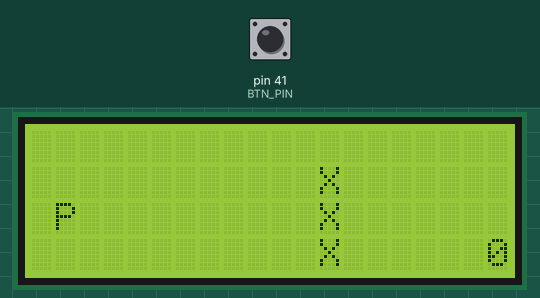
Recording of a sketch running on a simulated Arduino Mega 2560, built with avr-gcc and run on an emulated ATmega2560. Parts: 20×4 character LCD. The test bench sets the inputs (shaded band); at power-on: pin 41 (BTN_PIN) HIGH. Random numbers use the default seed unless the sketch sets one.

Above: at 1.3 s.
1.4 s: pin 41 (BTN_PIN) pulled LOW for 3.2 s
At 2.12 s:
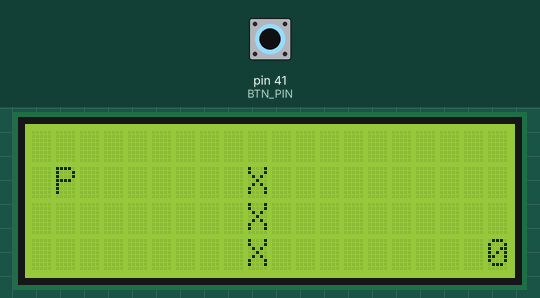
7.6 s: pin 41 (BTN_PIN) pulled LOW for 1 s
At 8.62 s:
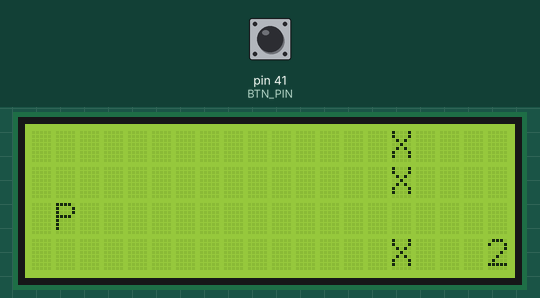
11.6 s: pin 41 (BTN_PIN) pulled LOW for 0.15 s
At 14.4 s:
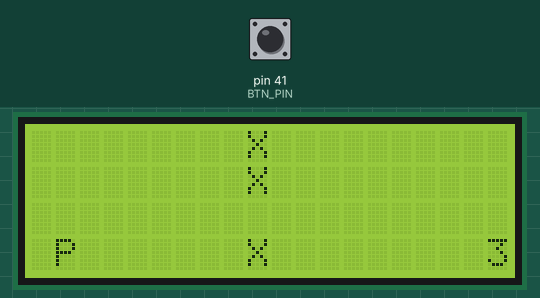
14.7 s: pin 41 (BTN_PIN) pulled LOW for 1 s
At 15.62 s:
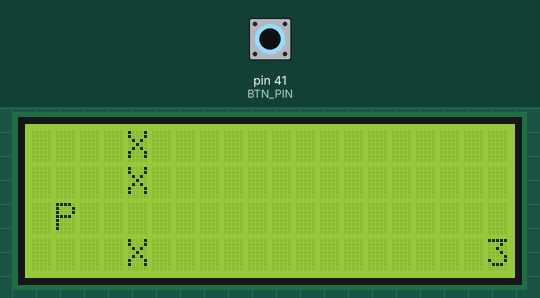
Timing chart, 0 to 17.7 s (numbered marks = the images above; inputs shaded):
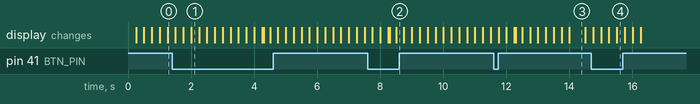

Measured:
- what the display in image 3 shows lasts 0.5 s, from 14.0 s to 14.5 s

The sketch:

flappy_bird.ino
```cpp
#include <LiquidCrystal.h>

#define LED_PIN 13
#define LCD_RS_PIN 16
#define LCD_ENABLE_PIN 17
#define LCD_D04_PIN 23
#define LCD_D05_PIN 25
#define LCD_D06_PIN 27
#define LCD_D07_PIN 29
#define BTN_PIN 41
#define BEEP_PIN 37

LiquidCrystal lcd(
  LCD_RS_PIN,
  LCD_ENABLE_PIN,
  LCD_D04_PIN,
  LCD_D05_PIN,
  LCD_D06_PIN,
  LCD_D07_PIN
);

int holePosY;
int holePosX;
int playerPosY;
int playerPosX;
int score = 0;
bool isGameOver = false;

void beep() {
  digitalWrite(BEEP_PIN, HIGH);
  delay(50);
  digitalWrite(BEEP_PIN, LOW);
}

void setup() {
  // Init display
  lcd.begin(20, 4);

  // Indicate that NEW program is running
  beep();

  // Activate button
  digitalWrite(BTN_PIN, HIGH);

  // Setup random seed
  Serial.begin(9600);
  randomSeed(analogRead(0));

  holePosY = random(0, 4);
  holePosX = 16;
  playerPosY = 1;
  playerPosX = 1;
}

int lastTime = 0;
void loop() {
  if (millis() - lastTime >= 900 && !isGameOver) {
    if (digitalRead(BTN_PIN)) {
      if (playerPosY + 1 < 4) {
        playerPosY++;
      }
    } else {
      if (playerPosY - 1 >= 0) {
        playerPosY--;
      }
    }

    lastTime = millis();
  }

  if (millis() % 250 == 0 && !isGameOver) {
    if (playerPosY != holePosY && playerPosX == holePosX) {
      isGameOver = true;
      return;
    }

    lcd.clear();

    if (holePosX == 0) {
      holePosY = random(0, 4);
      holePosX = 16;
      score++;
      beep();
    }

    for (int i = 0; i < 4; i++) {
      lcd.setCursor(holePosX, i);
      if (i == holePosY) {
        lcd.write(" ");
      } else {
        lcd.write("X");
      }
    }

    holePosX--;

    lcd.setCursor(playerPosX, playerPosY);
    lcd.write("P");

    lcd.setCursor(19, 3);
    lcd.rightToLeft();
    lcd.print(score);
  }

  if (isGameOver) {
    lcd.clear();
    lcd.setCursor(0, 0);
    lcd.print("YOU LOST!");
    lcd.setCursor(0, 2);
    lcd.print("Your score: ");
    lcd.setCursor(0, 3);
    lcd.print(score);
    lastTime = millis();
    delay(10000);
  }
}
```
